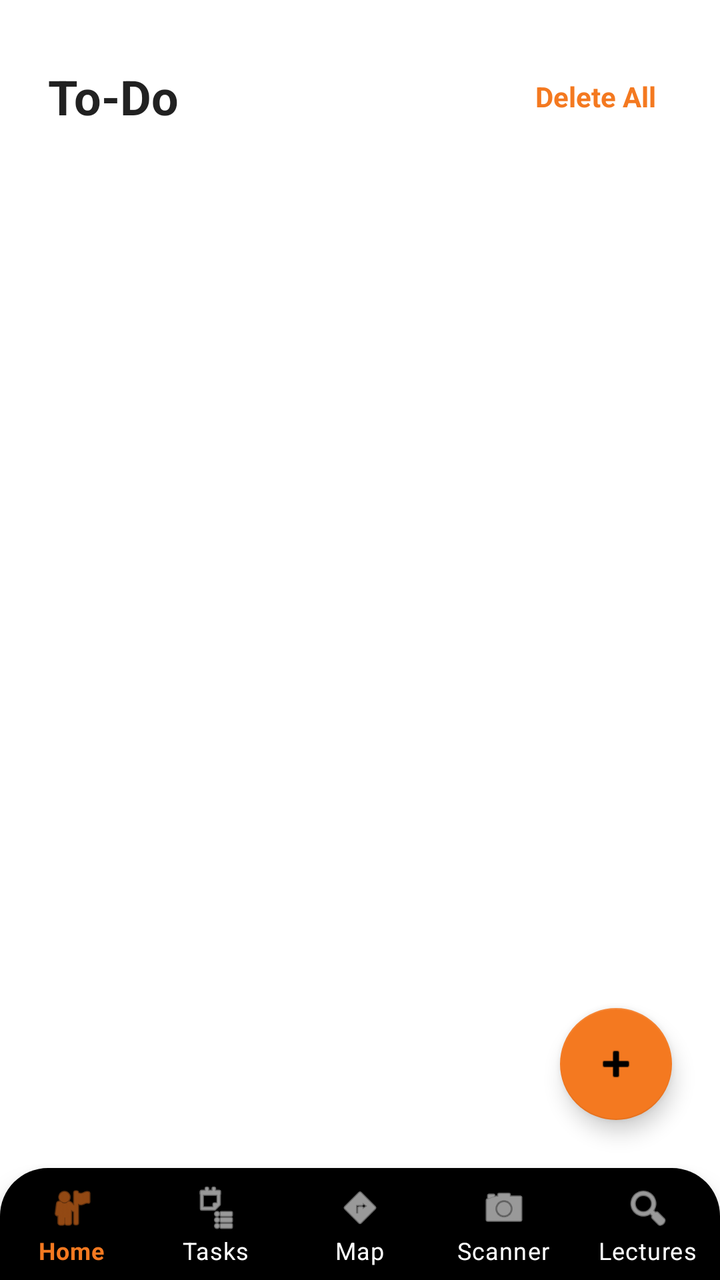
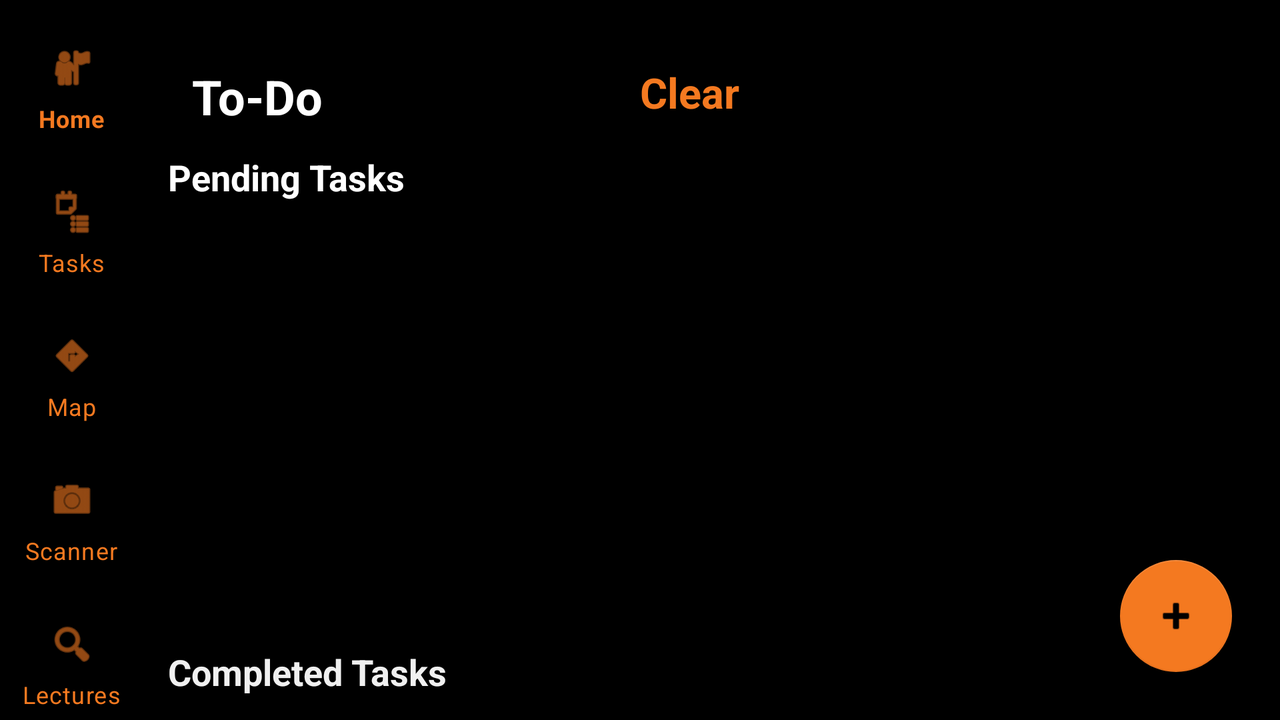

The same Android screen from two of the app's own layout files: first res/layout/ as a phone draws it, then the repository's variant for another configuration, drawn on a device whose configuration selects that folder. Both files follow.
<!-- AndroidManifest.xml: application theme Theme.StudentProductivityAPP.Dark -->
<!-- res/layout/activity_schedule.xml -->
<?xml version="1.0" encoding="utf-8"?>
<androidx.constraintlayout.widget.ConstraintLayout
    android:id="@+id/activitySchedule"
    xmlns:android="http://schemas.android.com/apk/res/android"
    xmlns:app="http://schemas.android.com/apk/res-auto"
    xmlns:tools="http://schemas.android.com/tools"
    android:layout_width="match_parent"
    android:layout_height="match_parent"
    android:background="?android:attr/colorBackground"
    tools:context=".features.assignments.ScheduleActivity">

    <TextView
        android:id="@+id/textToDo"
        android:layout_width="wrap_content"
        android:layout_height="wrap_content"
        android:layout_marginStart="24dp"
        android:layout_marginTop="32dp"
        android:text="To-Do"
        android:textColor="?android:attr/textColorPrimary"
        android:textSize="24sp"
        android:textStyle="bold"
        app:layout_constraintStart_toStartOf="parent"
        app:layout_constraintTop_toTopOf="parent" />

    <TextView
        android:id="@+id/tvDeleteAssignment"
        android:layout_width="wrap_content"
        android:layout_height="wrap_content"
        android:layout_marginEnd="24dp"
        android:text="Delete All"
        android:textColor="@color/isu_orange"
        android:textSize="14sp"
        android:textStyle="bold"
        android:clickable="true"
        android:focusable="true"
        android:background="?attr/selectableItemBackground"
        android:padding="8dp"
        app:layout_constraintBottom_toBottomOf="@+id/textToDo"
        app:layout_constraintEnd_toEndOf="parent"
        app:layout_constraintTop_toTopOf="@+id/textToDo" />

    <androidx.constraintlayout.widget.ConstraintLayout
        android:id="@+id/containerPending"
        android:layout_width="0dp"
        android:layout_height="0dp"
        android:layout_marginTop="16dp"
        app:layout_constraintBottom_toTopOf="@+id/bottomNavigationView"
        app:layout_constraintEnd_toEndOf="parent"
        app:layout_constraintStart_toStartOf="parent"
        app:layout_constraintTop_toBottomOf="@+id/textToDo">

        <TextView
            android:id="@+id/textPendingHeader"
            android:layout_width="wrap_content"
            android:layout_height="wrap_content"
            android:layout_margin="12dp"
            android:text="Pending Tasks"
            android:textColor="@color/white"
            android:textSize="18sp"
            android:textStyle="bold"
            app:layout_constraintStart_toStartOf="parent"
            app:layout_constraintTop_toTopOf="parent" />

        <androidx.recyclerview.widget.RecyclerView
            android:id="@+id/rvPending"
            android:layout_width="0dp"
            android:layout_height="0dp"
            android:padding="8dp"
            android:clipToPadding="false"
            app:layout_constraintBottom_toTopOf="@+id/textCompletedHeader"
            app:layout_constraintEnd_toEndOf="parent"
            app:layout_constraintStart_toStartOf="parent"
            app:layout_constraintTop_toBottomOf="@+id/textPendingHeader"
            app:layout_constraintVertical_weight="1"
            tools:listitem="@layout/item_assignment" />

        <TextView
            android:id="@+id/textCompletedHeader"
            android:layout_width="wrap_content"
            android:layout_height="wrap_content"
            android:layout_margin="12dp"
            android:text="Completed Tasks"
            android:textColor="@color/white"
            android:textSize="18sp"
            android:textStyle="bold"
            app:layout_constraintBottom_toTopOf="@+id/rvCompleted"
            app:layout_constraintStart_toStartOf="parent"
            app:layout_constraintTop_toBottomOf="@+id/rvPending" />

        <androidx.recyclerview.widget.RecyclerView
            android:id="@+id/rvCompleted"
            android:layout_width="0dp"
            android:layout_height="0dp"
            android:clipToPadding="false"
            app:layout_constraintBottom_toBottomOf="parent"
            app:layout_constraintEnd_toEndOf="parent"
            app:layout_constraintStart_toStartOf="parent"
            app:layout_constraintTop_toBottomOf="@+id/textCompletedHeader"
            app:layout_constraintVertical_weight="1"
            tools:listitem="@layout/item_assignment" />

        <com.google.android.material.floatingactionbutton.FloatingActionButton
            android:id="@+id/fabAddAssignment"
            android:layout_width="wrap_content"
            android:layout_height="wrap_content"
            android:layout_margin="24dp"
            android:contentDescription="Add Assignment"
            android:src="@android:drawable/ic_input_add"
            app:layout_constraintBottom_toBottomOf="parent"
            app:layout_constraintEnd_toEndOf="parent" />

    </androidx.constraintlayout.widget.ConstraintLayout>

    <com.google.android.material.bottomnavigation.BottomNavigationView
        android:id="@+id/bottomNavigationView"
        android:layout_width="match_parent"
        android:layout_height="wrap_content"
        android:background="@drawable/bg_rounded_nav"
        app:itemIconTint="@color/nav_item_colors"
        app:itemTextColor="@color/nav_item_colors"
        app:labelVisibilityMode="labeled"
        app:layout_constraintBottom_toBottomOf="parent"
        app:layout_constraintLeft_toLeftOf="parent"
        app:layout_constraintRight_toRightOf="parent"
        app:menu="@menu/bottom_nav" />

</androidx.constraintlayout.widget.ConstraintLayout>
<!-- resources referenced by this layout -->
<resources>
  <color name="isu_orange">#F47920</color>
  <color name="white">#FFFFFFFF</color>
  <!-- drawable bg_rounded_nav (drawable) -->
  <?xml version="1.0" encoding="utf-8"?>
  <shape xmlns:android="http://schemas.android.com/apk/res/android">
      <solid android:color="@color/black" />
      <corners
          android:topLeftRadius="24dp"
          android:topRightRadius="24dp" />
  </shape>
  <style name="Theme.StudentProductivityAPP.Dark" parent="Theme.MaterialComponents.DayNight.NoActionBar">
          <item name="android:windowBackground">@color/isu_black</item>
      <item name="colorPrimary">@color/isu_orange</item>
      <item name="colorPrimaryVariant">@color/isu_orange</item>
          <item name="colorOnPrimary">@color/black</item>
  
          <item name="colorSecondary">@color/isu_orange</item>
          <item name="colorSecondaryVariant">@color/isu_orange</item>
          <item name="colorOnSecondary">@color/black</item>
  
  <item name="android:statusBarColor">@android:color/transparent</item>
  
          <item name="android:windowLightStatusBar" tools:targetApi="m">false</item>
          <item name="android:navigationBarColor"> @color/isu_black</item>
  
  </style>
  <color name="black">#FF000000</color>
  <color name="isu_black">#1A1A1A</color>
</resources>
<!-- res/layout-w600dp/activity_schedule.xml (the repository's variant of the layout above) -->
<!-- drawn on the phone turned sideways -->
<?xml version="1.0" encoding="utf-8"?>
<androidx.constraintlayout.widget.ConstraintLayout
    android:id="@+id/activitySchedule"
    xmlns:android="http://schemas.android.com/apk/res/android"
    xmlns:app="http://schemas.android.com/apk/res-auto"
    xmlns:tools="http://schemas.android.com/tools"
    android:layout_width="match_parent"
    android:layout_height="match_parent"
    android:background="@android:color/background_dark"
    tools:context=".features.assignments.ScheduleActivity">

    <com.google.android.material.navigationrail.NavigationRailView
        android:id="@+id/bottomNavigationView"
        android:layout_width="wrap_content"
        android:layout_height="match_parent"
        app:layout_constraintStart_toStartOf="parent"
        app:layout_constraintTop_toTopOf="parent"
        app:layout_constraintBottom_toBottomOf="parent"
        android:background="@drawable/bg_rounded_nav"
        app:itemIconTint="@color/isu_orange"
        app:itemTextColor="@color/isu_orange"
        app:labelVisibilityMode="labeled"
        app:menu="@menu/bottom_nav" />

    <TextView
        android:id="@+id/textToDo"
        android:layout_width="wrap_content"
        android:layout_height="wrap_content"
        android:layout_marginStart="24dp"
        android:layout_marginTop="32dp"
        android:text="To-Do"
        android:textColor="@color/white"
        android:textSize="24sp"
        android:textStyle="bold"
        app:layout_constraintStart_toEndOf="@id/bottomNavigationView"
        app:layout_constraintTop_toTopOf="parent" />

    <TextView
        android:id="@+id/tvDeleteAssignment"
        android:layout_width="wrap_content"
        android:layout_height="wrap_content"
        android:layout_marginStart="320dp"
        android:layout_marginTop="32dp"
        android:text="Clear"
        android:textColor="@color/isu_orange"
        android:textSize="21sp"
        android:textStyle="bold"
        android:clickable="true"
        android:focusable="true"
        app:layout_constraintStart_toStartOf="parent"
        app:layout_constraintTop_toTopOf="parent" />

    <androidx.constraintlayout.widget.ConstraintLayout
        android:id="@+id/frameLayout2"
        android:layout_width="0dp"
        android:layout_height="0dp"
        app:layout_constraintBottom_toBottomOf="parent"
        app:layout_constraintEnd_toEndOf="parent"
        app:layout_constraintStart_toEndOf="@id/bottomNavigationView"
        app:layout_constraintTop_toBottomOf="@id/textToDo">

        <TextView
            android:id="@+id/textPendingHeader"
            android:layout_width="wrap_content"
            android:layout_height="wrap_content"
            android:text="Pending Tasks"
            android:textColor="@color/white"
            android:textSize="18sp"
            android:textStyle="bold"
            android:layout_margin="12dp"
            app:layout_constraintTop_toTopOf="parent"
            app:layout_constraintStart_toStartOf="parent" />

        <androidx.recyclerview.widget.RecyclerView
            android:id="@+id/rvPending"
            android:layout_width="0dp"
            android:layout_height="0dp"
            android:padding="8dp"
            android:clipToPadding="false"
            app:layout_constraintVertical_weight="1"
            app:layout_constraintTop_toBottomOf="@+id/textPendingHeader"
            app:layout_constraintBottom_toTopOf="@+id/textCompletedHeader"
            app:layout_constraintStart_toStartOf="parent"
            app:layout_constraintEnd_toEndOf="parent"
            tools:listitem="@layout/item_assignment" />

        <TextView
            android:id="@+id/textCompletedHeader"
            android:layout_width="wrap_content"
            android:layout_height="wrap_content"
            android:text="Completed Tasks"
            android:textColor="@color/isu_gray"
            android:textSize="18sp"
            android:textStyle="bold"
            android:layout_margin="12dp"
            app:layout_constraintTop_toBottomOf="@+id/rvPending"
            app:layout_constraintBottom_toTopOf="@+id/rvCompleted"
            app:layout_constraintStart_toStartOf="parent" />


        <androidx.recyclerview.widget.RecyclerView
            android:id="@+id/rvCompleted"
            android:layout_width="0dp"
            android:layout_height="0dp"
            android:padding="8dp"
            android:clipToPadding="false"
            android:contentDescription="@string/assignment_list_description"
            app:layout_constraintTop_toBottomOf="@+id/textCompletedHeader"
            app:layout_constraintBottom_toBottomOf="parent"
            app:layout_constraintStart_toStartOf="parent"
            app:layout_constraintEnd_toEndOf="parent"
            tools:listitem="@layout/item_assignment" />

        <com.google.android.material.floatingactionbutton.FloatingActionButton
            android:id="@+id/fabAddAssignment"
            android:layout_width="wrap_content"
            android:layout_height="wrap_content"
            android:layout_margin="24dp"
            android:contentDescription="Add Assignment/HW"
            android:src="@android:drawable/ic_input_add"
            app:layout_constraintBottom_toBottomOf="parent"
            app:layout_constraintEnd_toEndOf="parent"/>
    </androidx.constraintlayout.widget.ConstraintLayout>

</androidx.constraintlayout.widget.ConstraintLayout>
<!-- resources referenced by the variant -->
<!-- as the phone turned sideways resolves them -->
<resources>
  <color name="isu_gray">#F0F0F0</color>
  <color name="isu_orange">#F47920</color>
  <color name="white">#FFFFFFFF</color>
  <!-- drawable bg_rounded_nav (drawable) -->
  <?xml version="1.0" encoding="utf-8"?>
  <shape xmlns:android="http://schemas.android.com/apk/res/android">
      <solid android:color="@color/black" />
      <corners
          android:topLeftRadius="24dp"
          android:topRightRadius="24dp" />
  </shape>
  <string name="assignment_list_description">List of your academic assignments</string>
  <style name="Theme.StudentProductivityAPP.Dark" parent="Theme.MaterialComponents.DayNight.NoActionBar">
          <item name="android:windowBackground">@color/isu_black</item>
      <item name="colorPrimary">@color/isu_orange</item>
      <item name="colorPrimaryVariant">@color/isu_orange</item>
          <item name="colorOnPrimary">@color/black</item>
  
          <item name="colorSecondary">@color/isu_orange</item>
          <item name="colorSecondaryVariant">@color/isu_orange</item>
          <item name="colorOnSecondary">@color/black</item>
  
  <item name="android:statusBarColor">@android:color/transparent</item>
  
          <item name="android:windowLightStatusBar" tools:targetApi="m">false</item>
          <item name="android:navigationBarColor"> @color/isu_black</item>
  
  </style>
  <color name="black">#FF000000</color>
  <color name="isu_black">#1A1A1A</color>
</resources>
